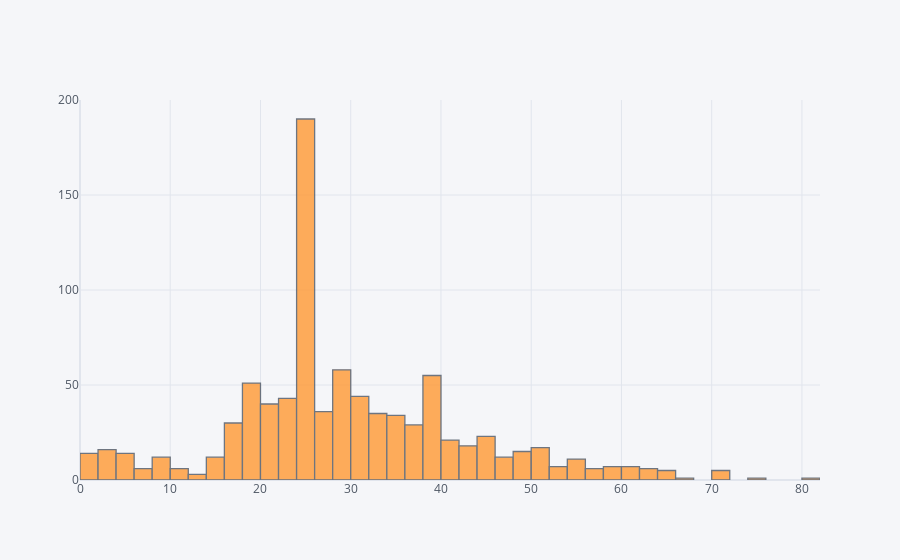

Notebook code for this chart:
### Code cell
train['Age'].iplot(kind='hist')

### Figure 1 — Plotly figure (JSON) as saved in the notebook; plotly's stock layout.template omitted (floating-point values rounded to 4 significant figures; data arrays with more than 128 entries replaced by an {"elided": "..."} marker saying what was removed)
{"data": [{"histfunc": "count", "histnorm": "", "marker": {"color": "rgba(255, 153, 51, 1.0)", "line": {"color": "#4D5663", "width": 1.3}}, "name": "Age", "opacity": 0.8, "orientation": "v", "type": "histogram", "x": {"elided": "891 float values"}}], "layout": {"barmode": "overlay", "legend": {"bgcolor": "#F5F6F9", "font": {"color": "#4D5663"}}, "paper_bgcolor": "#F5F6F9", "plot_bgcolor": "#F5F6F9", "title": {"font": {"color": "#4D5663"}}, "xaxis": {"gridcolor": "#E1E5ED", "showgrid": true, "tickfont": {"color": "#4D5663"}, "title": {"font": {"color": "#4D5663"}, "text": ""}, "zerolinecolor": "#E1E5ED"}, "yaxis": {"gridcolor": "#E1E5ED", "showgrid": true, "tickfont": {"color": "#4D5663"}, "title": {"font": {"color": "#4D5663"}, "text": ""}, "zerolinecolor": "#E1E5ED"}}}
